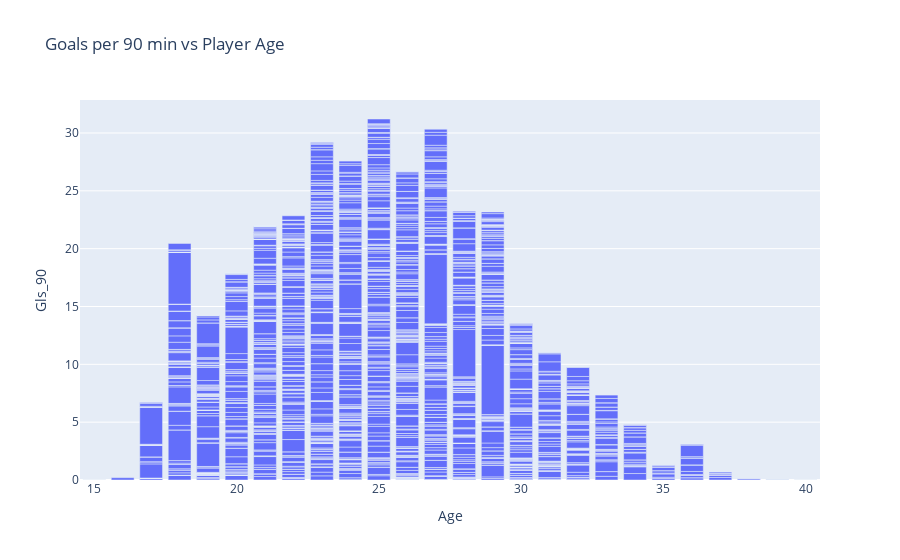

Notebook cell for this chart:
### Code cell
fig = px.bar(df, x = "Age", y = "Gls_90", title = "Goals per 90 min vs Player Age", 
                 hover_data = ["Player"])
fig.show()

### Figure 1 — Plotly figure (JSON) as saved in the notebook; plotly's stock layout.template omitted (floating-point values rounded to 4 significant figures; data arrays with more than 128 entries replaced by an {"elided": "..."} marker saying what was removed)
{"data": [{"alignmentgroup": "True", "customdata": {"elided": "2852x1 str values"}, "hovertemplate": "Age=%{x}<br>Gls_90=%{y}<br>Player=%{customdata[0]}<extra></extra>", "legendgroup": "", "marker": {"color": "#636efa", "pattern": {"shape": ""}}, "name": "", "offsetgroup": "", "orientation": "v", "showlegend": false, "textposition": "auto", "type": "bar", "x": {"elided": "2852 int values"}, "xaxis": "x", "y": {"elided": "2852 float values"}, "yaxis": "y"}], "layout": {"autosize": true, "barmode": "relative", "legend": {"tracegroupgap": 0}, "title": {"text": "Goals per 90 min vs Player Age"}, "xaxis": {"anchor": "y", "autorange": true, "domain": [0, 1], "range": [14.5, 40.5], "title": {"text": "Age"}, "type": "linear"}, "yaxis": {"anchor": "x", "autorange": true, "domain": [0, 1], "range": [0, 32.85], "title": {"text": "Gls_90"}, "type": "linear"}}}
